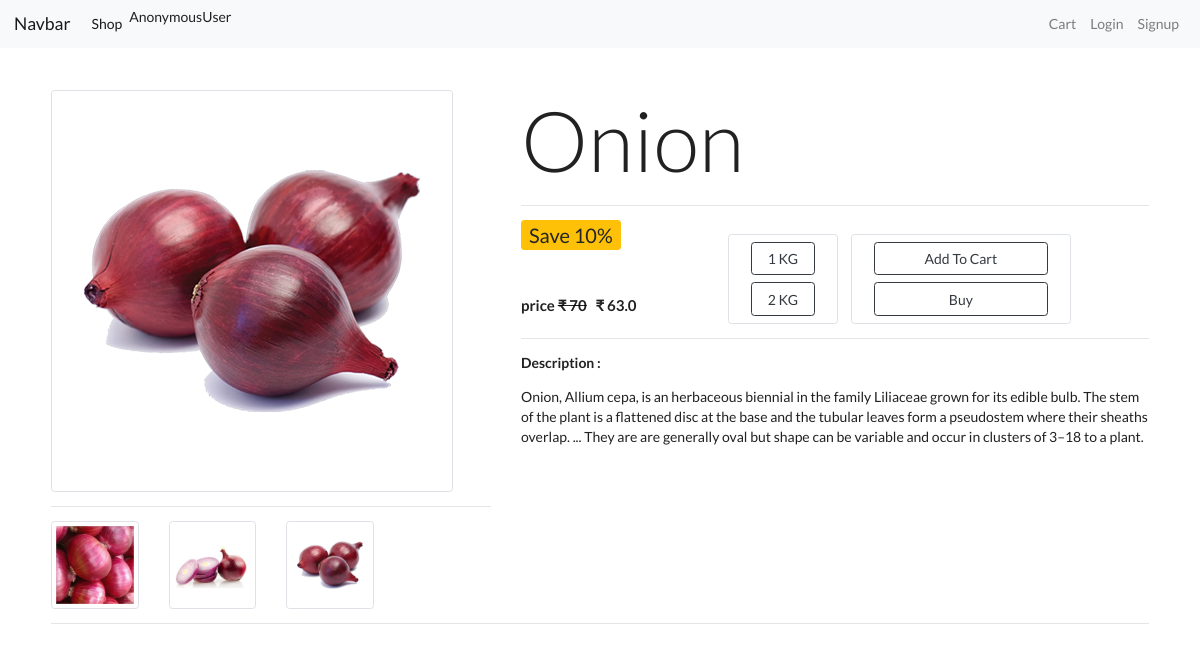
The app's page /product/3 with its own data.
### app/models.py (models this page shows)
class product(models.Model):
    name=models.CharField(max_length=50)
    discription=models.CharField(max_length=500 )
    price=models.IntegerField(default=0)
    active = models.BooleanField(default=True)
    discount=models.IntegerField(default=0)
    file = models.FileField(upload_to='uploads/files',blank=True)
    thumbnil=models.ImageField(upload_to="uploads/thumbnils")
    link=models.CharField(null=True,blank=True,max_length=200)
    fileSize=models.CharField(null=True,max_length=10)
    Quantity=models.IntegerField(default=1)

class ProductImages(models.Model):
    product=models.ForeignKey(product,default=None,on_delete=models.CASCADE)
    image=models.ImageField(upload_to="uploads/images",blank=True)

### app/views.py (the view)
# urls.py: path('product/<int:product_id>',productDetails,name='details'),
def productDetails(request,product_id):
    products=product.objects.get(id=product_id)
    images=ProductImages.objects.filter(product=product_id)
    return render(request,"product_detail.html",{'products':products, 'images':images})

### app/templatetags/custom_filters.py (called while the page is built)
@register.filter(name='rupee')
def addRupeeSign(value):
    return f'₹ {value}'

@register.filter(name='sale_price')
def getSalePrice(product):
    if (product.Quantity==1):
        return (product.price - (product.price * (product.discount/100)))
    elif(product.Quantity==2):
        return((product.price - (product.price * (product.discount/100)))*2)
    elif(product.Quantity==0.50):
        return((product.price - (product.price * (product.discount/100)))/2)

### app/templates/product_detail.html (shortened to what this page needs)
{% extends 'base.html' %}
{% load custom_filters %}
{% block content %}
<div class='container mt-4 p-4'>
    <div class="row">
        <div class='col-5'>
            <img id="mainImage" src="{{products.thumbnil.url}}" class="img-fluid border rounded"/>
            <hr/>
            <div class='row'>
                {% for image in images %}
                    <div class="col-3">
                        <img onclick="changeImage(event)" class="img-thumbnail"  src="{{image.image.url}}"/>
                    </div>
                {%endfor%}
            </div>
        </div>
        <div class='col-7'>
            <h4 class='display-1'>{{products.name}}</h4>
            <hr/>
            <div class='row'>
            <div class="col-4">
                <p class='display-8 badge badge-warning'>Save {{products.discount}}%</p>
                <h4 id="pro">price <del>{{products.price |rupee}}</del> &nbsp; {{products |sale_price |rupee}}</h4>
            </div>    &nbsp
            <div class='col-2 border rounded mt-3'>
                <div class='p-2'>
                    <a href="" class= "btn btn-outline-dark btn-block " id="one">1 KG</a>
                    <a href="" class= "btn btn-outline-dark btn-block">2 KG</a>
                </div>
            </div>
            <div class='col-4 border rounded mt-3'>
                <div class='p-2'>
                    <a href="" class= "btn btn-outline-dark btn-block">Add To Cart</a>
                    <a href="" class= "btn btn-outline-dark btn-block">Buy</a>
                </div>
            </div>
            </div>
            <hr/>
            <p><b>Description :</b></p>
            <p>
                {{products.discription}}
            </p>
        </div>
    </div>
    <hr/>
</div>
{%load static%}
{% endblock %}

### app/static/app/css/common.css (style rules this page uses)
.display-8 { font-size: 20px; font-weight: 400; }

### records on screen
product: thumbnil (picture), name "Onion", discount "10", price "₹ 70", Quantity+price+discount "₹ 63.0", discription "Onion, Allium cepa, is an herbaceous biennial in the family Liliaceae grown for its edible bulb. The stem of the plant is a flattened disc at the base and the tubular leaves form a pseudostem where their sheaths overlap. ... They are are generally oval but shape can be variable and occur in clusters of 3–18 to a plant."
ProductImages: image (picture)
ProductImages: image (picture)
ProductImages: image (picture)

### other values on screen
{{ request.user }} "AnonymousUser"
